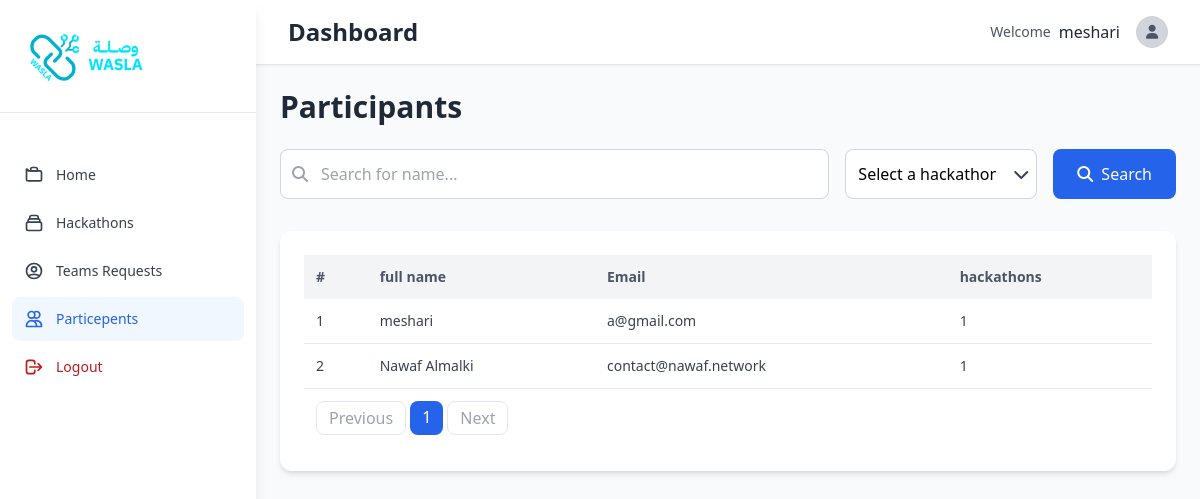
The app's page /dashboard/particepents/ (signed in), older data.
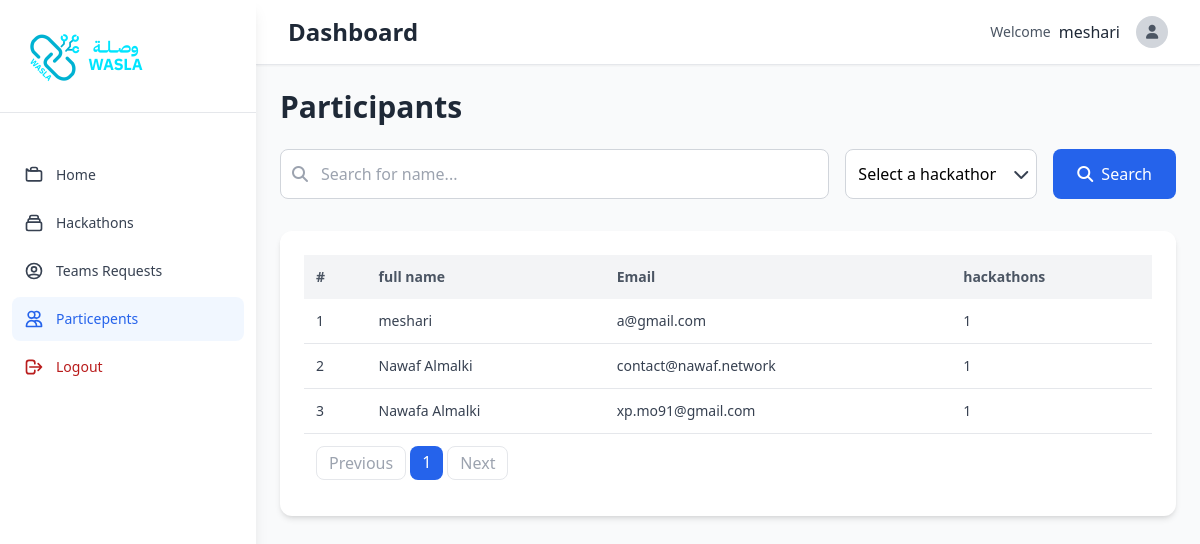
The same page, newer data.
### dashboard/models.py (models this page shows, shortened)
class TeamMember(models.Model):
     member = models.ForeignKey(User, on_delete=models.CASCADE, related_name="team_member")
     team = models.ForeignKey(Team, on_delete=models.CASCADE, related_name="team_members")
     class Meta:
        unique_together = ('member', 'team')

### dashboard/views.py (the view)
# urls.py: path('particepents/', views.dashboard_particepents_view, name="dashboard_particepents_view"),
def dashboard_particepents_view(request:HttpRequest):
    if not request.user.is_authenticated or not request.user.user_profile.account_type == 'organization':
        return redirect("accounting:accounting_signin")
    hackathons = models.Hackathon.objects.filter(organization=request.user)
    members = models.TeamMember.objects.filter(team__hackathon__in=hackathons)\
                                       .select_related('team', 'member', 'team__hackathon').annotate(
            total_hackathons=Count('team__hackathon', distinct=True)
        )
    search_name = request.GET.get("search")
    hackathon_id = request.GET.get("hackathon")
    if search_name:
        members = members.filter(
        Q(member__first_name__contains=search_name) |
        Q(member__last_name__contains=search_name)
    )
    if hackathon_id and hackathon_id.isdigit():
        members = members.filter(team__hackathon__id=hackathon_id)
    paginator = Paginator(members, 10)
    page_number = request.GET.get('page')
    page_obj = paginator.get_page(page_number)
    return render(request, 'particepents.html',{
        "members": page_obj,
        "hackathons": hackathons,
        "selected_name": search_name or "",
        "selected_hackathon": int(hackathon_id) if hackathon_id and hackathon_id.isdigit() else None,
         })

### dashboard/templates/particepents.html (shortened to what the changed rows need)
{% extends 'base.html' %}
{% load static %}
{% block content %}
<div class=" mx-auto p-6">
                <h1 class="text-3xl font-bold text-gray-800 mb-6">Participants</h1>
                <div class="bg-white rounded-xl shadow-md p-6">
                <div class="overflow-x-auto">
                  <table class="w-full border-collapse">
                    <thead>
                      <tr class="bg-gray-100 text-left text-gray-600 text-sm">
                        <th class="p-3">#</th>
                        <th class="p-3">full name</th>
                        <th class="p-3">Email</th>
                        <th class="p-3">hackathons</th>
                      </tr>
                    </thead>
                    <tbody class="text-gray-700 text-sm">
                      {% for member in members %}
                      <tr class="border-b hover:bg-gray-50">
                        <td class="p-3 font-medium">{{forloop.counter}}</td>
                        <td class="p-3 font-medium">{{member.member.first_name}} {{member.member.last_name}}</td>
                        <td class="p-3 font-medium">{{member.member.email}}</td>
                        <td class="p-3 font-medium">
                          {{member.total_hackathons}}
                        </td>
                      </tr>
                            {% endfor %}
                    </tbody>
                  </table>
                </div>
                <div class="flex space-x-1 m-3">
                  {% if members.has_previous %}
                  <a href="?page={{ members.previous_page_number }}" class="px-3 py-1 rounded-lg border border-gray-200 text-gray-600 hover:bg-gray-50">Previous</a>
                  {% else %}
                  <span class="px-3 py-1 rounded-lg border border-gray-200 text-gray-400 cursor-not-allowed">Previous</span>
                  {% endif %}
                  {% for page_num in members.paginator.page_range %}
                  {% if members.number == page_num %}
                      <span class="px-3 py-1 rounded-lg bg-blue-600 text-white">{{ page_num }}</span>
                  {% else %}
                      <a href="?page={{ page_num }}" class="px-3 py-1 rounded-lg border border-gray-200 text-gray-600 hover:bg-gray-50">{{ page_num }}</a>
                  {% endif %}
                  {% endfor %}
                  {% if members.has_next %}
                  <a href="?page={{ members.next_page_number }}" class="px-3 py-1 rounded-lg border border-gray-200 text-gray-600 hover:bg-gray-50">Next</a>
                  {% else %}
                  <span class="px-3 py-1 rounded-lg border border-gray-200 text-gray-400 cursor-not-allowed">Next</span>
                  {% endif %}
              </div>
              </div>
              </div>
{% endblock %}

Row changes from the older to the newer data that the page shows:
added TeamMember: member.first_name "Nawafa", member.last_name "Almalki", member.email "xp.mo91@gmail.com", total_hackathons "1"
